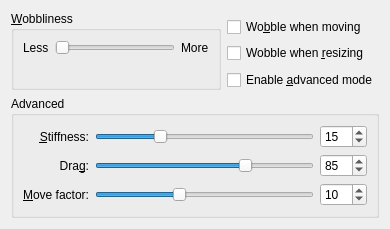
<ui version="4.0" >
 <class>WobblyWindowsEffectConfigForm</class>
 <widget class="QWidget" name="WobblyWindowsEffectConfigForm" >
  <property name="geometry" >
   <rect>
    <x>0</x>
    <y>0</y>
    <width>375</width>
    <height>229</height>
   </rect>
  </property>
  <layout class="QGridLayout" name="gridLayout" >
   <item row="6" column="0" colspan="2" >
    <widget class="QGroupBox" name="advancedGroup" >
     <property name="title" >
      <string>Advanced</string>
     </property>
     <layout class="QGridLayout" name="gridLayout_3" >
      <item row="0" column="0" >
       <widget class="QLabel" name="label_4" >
        <property name="text" >
         <string>&amp;Stiffness:</string>
        </property>
        <property name="alignment" >
         <set>Qt::AlignRight|Qt::AlignTrailing|Qt::AlignVCenter</set>
        </property>
        <property name="buddy" >
         <cstring>stiffnessSlider</cstring>
        </property>
       </widget>
      </item>
      <item row="0" column="1" >
       <widget class="QSlider" name="stiffnessSlider" >
        <property name="minimum" >
         <number>1</number>
        </property>
        <property name="maximum" >
         <number>50</number>
        </property>
        <property name="value" >
         <number>15</number>
        </property>
        <property name="orientation" >
         <enum>Qt::Horizontal</enum>
        </property>
       </widget>
      </item>
      <item row="0" column="2" >
       <widget class="QSpinBox" name="stiffnessSpin" >
        <property name="minimum" >
         <number>1</number>
        </property>
        <property name="maximum" >
         <number>50</number>
        </property>
        <property name="value" >
         <number>15</number>
        </property>
       </widget>
      </item>
      <item row="1" column="0" >
       <widget class="QLabel" name="label_5" >
        <property name="text" >
         <string>Dra&amp;g:</string>
        </property>
        <property name="alignment" >
         <set>Qt::AlignRight|Qt::AlignTrailing|Qt::AlignVCenter</set>
        </property>
        <property name="buddy" >
         <cstring>dragSlider</cstring>
        </property>
       </widget>
      </item>
      <item row="2" column="0" >
       <widget class="QLabel" name="label_6" >
        <property name="text" >
         <string>&amp;Move factor:</string>
        </property>
        <property name="alignment" >
         <set>Qt::AlignRight|Qt::AlignTrailing|Qt::AlignVCenter</set>
        </property>
        <property name="buddy" >
         <cstring>moveFactorSlider</cstring>
        </property>
       </widget>
      </item>
      <item row="1" column="1" >
       <widget class="QSlider" name="dragSlider" >
        <property name="minimum" >
         <number>50</number>
        </property>
        <property name="maximum" >
         <number>100</number>
        </property>
        <property name="value" >
         <number>85</number>
        </property>
        <property name="orientation" >
         <enum>Qt::Horizontal</enum>
        </property>
       </widget>
      </item>
      <item row="1" column="2" >
       <widget class="QSpinBox" name="dragSpin" >
        <property name="minimum" >
         <number>50</number>
        </property>
        <property name="maximum" >
         <number>100</number>
        </property>
        <property name="value" >
         <number>85</number>
        </property>
       </widget>
      </item>
      <item row="2" column="1" >
       <widget class="QSlider" name="moveFactorSlider" >
        <property name="minimum" >
         <number>1</number>
        </property>
        <property name="maximum" >
         <number>25</number>
        </property>
        <property name="value" >
         <number>10</number>
        </property>
        <property name="orientation" >
         <enum>Qt::Horizontal</enum>
        </property>
       </widget>
      </item>
      <item row="2" column="2" >
       <widget class="QSpinBox" name="moveFactorSpin" >
        <property name="minimum" >
         <number>1</number>
        </property>
        <property name="maximum" >
         <number>25</number>
        </property>
        <property name="value" >
         <number>10</number>
        </property>
       </widget>
      </item>
     </layout>
    </widget>
   </item>
   <item row="2" column="1" >
    <widget class="QCheckBox" name="moveBox" >
     <property name="text" >
      <string>Wo&amp;bble when moving</string>
     </property>
    </widget>
   </item>
   <item row="3" column="1" >
    <widget class="QCheckBox" name="resizeBox" >
     <property name="text" >
      <string>Wobble when &amp;resizing</string>
     </property>
    </widget>
   </item>
   <item row="4" column="1" >
    <spacer name="verticalSpacer" >
     <property name="orientation" >
      <enum>Qt::Vertical</enum>
     </property>
     <property name="sizeHint" stdset="0" >
      <size>
       <width>20</width>
       <height>0</height>
      </size>
     </property>
    </spacer>
   </item>
   <item row="5" column="1" >
    <widget class="QCheckBox" name="advancedBox" >
     <property name="text" >
      <string>Enable &amp;advanced mode</string>
     </property>
    </widget>
   </item>
   <item rowspan="5" row="1" column="0" >
    <widget class="QGroupBox" name="basicGroup" >
     <property name="enabled" >
      <bool>true</bool>
     </property>
     <property name="title" >
      <string>&amp;Wobbliness</string>
     </property>
     <property name="checkable" >
      <bool>false</bool>
     </property>
     <layout class="QGridLayout" name="gridLayout_2" >
      <item row="0" column="0" >
       <widget class="QLabel" name="label" >
        <property name="text" >
         <string>Less</string>
        </property>
       </widget>
      </item>
      <item row="0" column="1" >
       <widget class="QSlider" name="wobblinessSlider" >
        <property name="minimumSize" >
         <size>
          <width>120</width>
          <height>0</height>
         </size>
        </property>
        <property name="maximum" >
         <number>4</number>
        </property>
        <property name="orientation" >
         <enum>Qt::Horizontal</enum>
        </property>
       </widget>
      </item>
      <item row="0" column="2" >
       <widget class="QLabel" name="label_2" >
        <property name="text" >
         <string>More</string>
        </property>
       </widget>
      </item>
      <item row="1" column="1" >
       <spacer name="verticalSpacer_2" >
        <property name="orientation" >
         <enum>Qt::Vertical</enum>
        </property>
        <property name="sizeHint" stdset="0" >
         <size>
          <width>20</width>
          <height>0</height>
         </size>
        </property>
       </spacer>
      </item>
     </layout>
    </widget>
   </item>
  </layout>
  <zorder>advancedGroup</zorder>
  <zorder>moveBox</zorder>
  <zorder>resizeBox</zorder>
  <zorder>advancedBox</zorder>
  <zorder>basicGroup</zorder>
 </widget>
 <tabstops>
  <tabstop>wobblinessSlider</tabstop>
  <tabstop>moveBox</tabstop>
  <tabstop>resizeBox</tabstop>
  <tabstop>advancedBox</tabstop>
  <tabstop>stiffnessSlider</tabstop>
  <tabstop>stiffnessSpin</tabstop>
  <tabstop>dragSlider</tabstop>
  <tabstop>dragSpin</tabstop>
  <tabstop>moveFactorSlider</tabstop>
  <tabstop>moveFactorSpin</tabstop>
 </tabstops>
 <resources/>
 <connections>
  <connection>
   <sender>stiffnessSlider</sender>
   <signal>valueChanged(int)</signal>
   <receiver>stiffnessSpin</receiver>
   <slot>setValue(int)</slot>
   <hints>
    <hint type="sourcelabel" >
     <x>209</x>
     <y>150</y>
    </hint>
    <hint type="destinationlabel" >
     <x>364</x>
     <y>150</y>
    </hint>
   </hints>
  </connection>
  <connection>
   <sender>stiffnessSpin</sender>
   <signal>valueChanged(int)</signal>
   <receiver>stiffnessSlider</receiver>
   <slot>setValue(int)</slot>
   <hints>
    <hint type="sourcelabel" >
     <x>364</x>
     <y>150</y>
    </hint>
    <hint type="destinationlabel" >
     <x>209</x>
     <y>150</y>
    </hint>
   </hints>
  </connection>
  <connection>
   <sender>dragSlider</sender>
   <signal>valueChanged(int)</signal>
   <receiver>dragSpin</receiver>
   <slot>setValue(int)</slot>
   <hints>
    <hint type="sourcelabel" >
     <x>209</x>
     <y>181</y>
    </hint>
    <hint type="destinationlabel" >
     <x>364</x>
     <y>181</y>
    </hint>
   </hints>
  </connection>
  <connection>
   <sender>dragSpin</sender>
   <signal>valueChanged(int)</signal>
   <receiver>dragSlider</receiver>
   <slot>setValue(int)</slot>
   <hints>
    <hint type="sourcelabel" >
     <x>364</x>
     <y>181</y>
    </hint>
    <hint type="destinationlabel" >
     <x>209</x>
     <y>181</y>
    </hint>
   </hints>
  </connection>
  <connection>
   <sender>moveFactorSlider</sender>
   <signal>valueChanged(int)</signal>
   <receiver>moveFactorSpin</receiver>
   <slot>setValue(int)</slot>
   <hints>
    <hint type="sourcelabel" >
     <x>209</x>
     <y>212</y>
    </hint>
    <hint type="destinationlabel" >
     <x>364</x>
     <y>212</y>
    </hint>
   </hints>
  </connection>
  <connection>
   <sender>moveFactorSpin</sender>
   <signal>valueChanged(int)</signal>
   <receiver>moveFactorSlider</receiver>
   <slot>setValue(int)</slot>
   <hints>
    <hint type="sourcelabel" >
     <x>364</x>
     <y>212</y>
    </hint>
    <hint type="destinationlabel" >
     <x>209</x>
     <y>212</y>
    </hint>
   </hints>
  </connection>
 </connections>
</ui>
